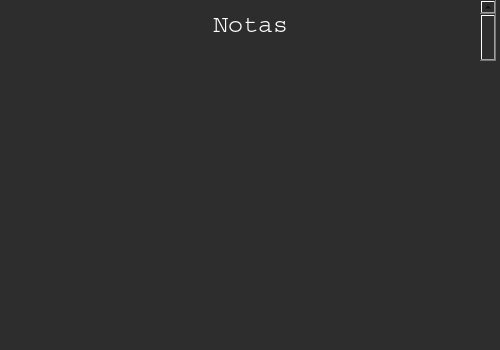
<?xml version="1.0" encoding="UTF-8"?>
<ui version="4.0">
 <class>MainWindow</class>
 <widget class="QMainWindow" name="MainWindow">
  <property name="geometry">
   <rect>
    <x>0</x>
    <y>0</y>
    <width>500</width>
    <height>350</height>
   </rect>
  </property>
  <property name="minimumSize">
   <size>
    <width>500</width>
    <height>350</height>
   </size>
  </property>
  <property name="maximumSize">
   <size>
    <width>500</width>
    <height>350</height>
   </size>
  </property>
  <property name="windowTitle">
   <string>MainWindow</string>
  </property>
  <property name="styleSheet">
   <string notr="true">background-color: rgb(45, 45, 45);</string>
  </property>
  <widget class="QWidget" name="centralwidget">
   <widget class="QLabel" name="label">
    <property name="geometry">
     <rect>
      <x>10</x>
      <y>10</y>
      <width>481</width>
      <height>31</height>
     </rect>
    </property>
    <property name="font">
     <font>
      <family>Courier</family>
      <pointsize>19</pointsize>
     </font>
    </property>
    <property name="styleSheet">
     <string notr="true">
color: rgb(255, 255, 255);</string>
    </property>
    <property name="text">
     <string>Notas</string>
    </property>
    <property name="textFormat">
     <enum>Qt::RichText</enum>
    </property>
    <property name="alignment">
     <set>Qt::AlignHCenter|Qt::AlignTop</set>
    </property>
   </widget>
   <widget class="QWidget" name="verticalLayoutWidget">
    <property name="geometry">
     <rect>
      <x>10</x>
      <y>50</y>
      <width>471</width>
      <height>101</height>
     </rect>
    </property>
    <layout class="QVBoxLayout" name="verticalLayout"/>
   </widget>
   <widget class="QScrollBar" name="verticalScrollBar">
    <property name="geometry">
     <rect>
      <x>480</x>
      <y>0</y>
      <width>16</width>
      <height>541</height>
     </rect>
    </property>
    <property name="pageStep">
     <number>10</number>
    </property>
    <property name="orientation">
     <enum>Qt::Vertical</enum>
    </property>
   </widget>
  </widget>
 </widget>
 <resources/>
 <connections/>
</ui>
